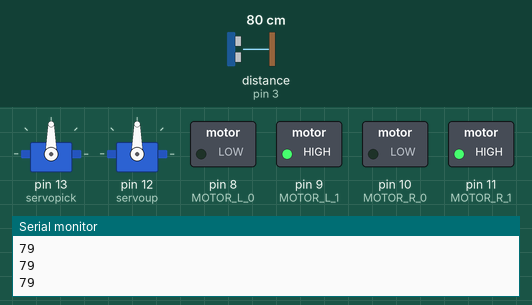
A sketch run on a simulated Arduino Uno, built with avr-gcc and run on an emulated ATmega328P. Shown: 2 × servo, switched loads named in the sketch (green lamp = pin HIGH), the last lines printed to the serial monitor. Wiring (inferred from the names in the program): ultrasonic range finder: trigger pin 2; echo pin 3. The test bench sets the inputs (shaded band); at power-on: distance to the obstacle (sensor on pin 3) 80 cm. The echo pulse lasts 58.3 µs per cm; pins used as bus, display or sensor lines are not drawn.

Above: at 1.2 s.
1.3 s: distance to the obstacle (sensor on pin 3) set to 24 cm
2.8 s: distance to the obstacle (sensor on pin 3) set to 19 cm
At 3.3 s:
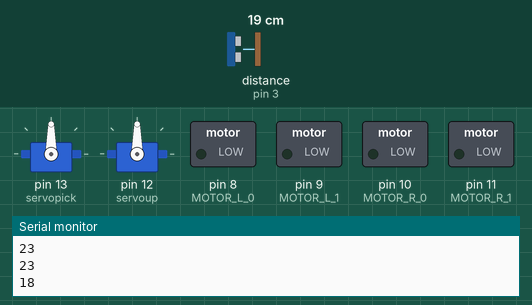
At 10.7 s:
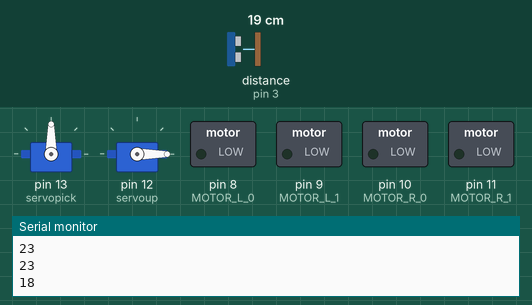
Timing chart, 0 to 16.5 s (numbered marks = the images above; inputs shaded):
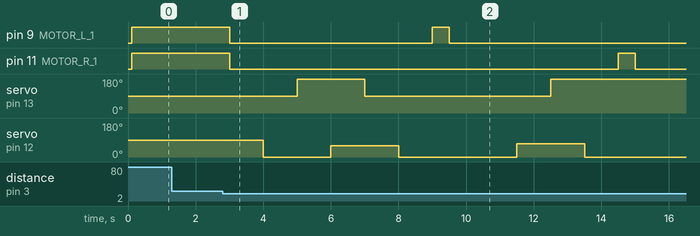

The sketch:

sketch_apr08a.ino
```cpp
#include <Servo.h>
Servo servopick;
Servo servoup;
int position;
// motor pin defines
#define MOTOR_R_0    10
#define MOTOR_R_1    11
#define MOTOR_L_0    8
#define MOTOR_L_1    9
// Define pins for ultrasonic
#define trigPin1 2
#define echoPin1 3
long duration, distance;


void setup()
{
  Serial.begin (9600);
  // initialize Sensor.
  pinMode(trigPin1, OUTPUT);
  pinMode(echoPin1, INPUT);
  //Motor initialization
  pinMode(MOTOR_R_0, OUTPUT);
  pinMode(MOTOR_R_1, OUTPUT);
  pinMode(MOTOR_L_0, OUTPUT);
  pinMode(MOTOR_L_1, OUTPUT);
  servopick.attach(13);
  servoup.attach(12);
  //All Pin to low
  digitalWrite(MOTOR_R_0, LOW);
  digitalWrite(MOTOR_R_1, LOW);
  digitalWrite(MOTOR_L_0, LOW);
  digitalWrite(MOTOR_L_1, LOW);
}

void loop()
{
  SonarSensor(trigPin1, echoPin1);
  Serial.println(distance);

  if (distance <= 20)
  {
    Stop();
    Buzz();
    Pick();
    Right();
    delay(500);
    Stop();
    Put();
    Left();
    delay(500);
    Stop();
  }
  else
  {
    Forward();
  }

}

void Forward(void)
{
  digitalWrite(MOTOR_R_0, LOW);
  digitalWrite(MOTOR_R_1, HIGH);
  digitalWrite(MOTOR_L_0, LOW);
  digitalWrite(MOTOR_L_1, HIGH);
}
void Revers(void)
{
  digitalWrite(MOTOR_R_0, HIGH);
  digitalWrite(MOTOR_R_1, LOW);
  digitalWrite(MOTOR_L_0, HIGH);
  digitalWrite(MOTOR_L_1, LOW);
}
void Stop(void)
{
  digitalWrite(MOTOR_R_0, LOW);
  digitalWrite(MOTOR_R_1, LOW);
  digitalWrite(MOTOR_L_0, LOW);
  digitalWrite(MOTOR_L_1, LOW);
}
void Left(void)
{
  digitalWrite(MOTOR_R_0, LOW);
  digitalWrite(MOTOR_R_1, HIGH);
  digitalWrite(MOTOR_L_0, LOW);
  digitalWrite(MOTOR_L_1, LOW);
}
void Right()
{
  digitalWrite(MOTOR_R_0, LOW);
  digitalWrite(MOTOR_R_1, LOW);
  digitalWrite(MOTOR_L_0, LOW);
  digitalWrite(MOTOR_L_1, HIGH);
}
void Pick()
{
  servoup.write(0);
  delay(1000);
  servopick.write(180);
  delay(1000);
  servoup.write(60);
  delay(1000);
  servopick.write(90);
  delay(1000);
  servoup.write(0);
  delay(1000);

}

void Put()
{
  servopick.write(90);
  delay(1000);
  servoup.write(0);
  delay(1000);
  servoup.write(70);
  delay(1000);
  servopick.write(180);
  delay(1000);
  servoup.write(0);
  delay(1000);
}

void Buzz()
{
  digitalWrite(13, HIGH);
  delay(1000);
  digitalWrite(13, LOW);
}
void SonarSensor(int trigPin, int echoPin)
{
  digitalWrite(trigPin, LOW);
  delayMicroseconds(2);
  digitalWrite(trigPin, HIGH);
  delayMicroseconds(10);
  digitalWrite(trigPin, LOW);
  duration = pulseIn(echoPin, HIGH);
  distance = (duration / 2) / 29.1;
  delay(100);
}
```

Measured:
- the behaviour switches between 22 and 21 cm on distance to the obstacle (sensor on pin 3) (found by bisection; images 0 and 1)
- after the input at 2.8 s, pin 9 (MOTOR_L_1): HIGH → LOW after 0.20 s, → HIGH 6.0 s later, → LOW 0.50 s later; pin 11 (MOTOR_R_1): HIGH → LOW after 0.20 s, → HIGH 11.5 s later, → LOW 0.50 s later
